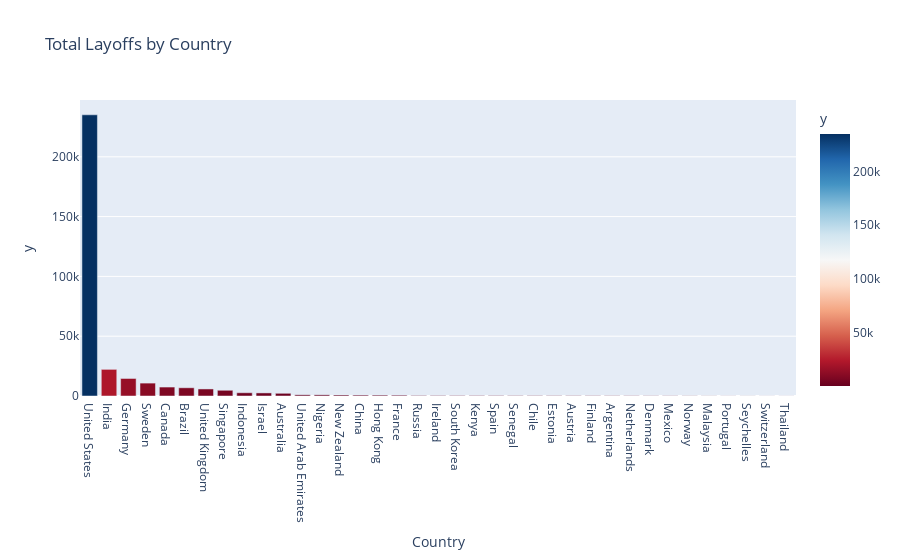

Notebook code for this chart:
### Code cell
# Group by country and sum the layoffs
country_total_layoffs = df.groupby('Country')['y'].sum().sort_values(ascending=False)

# Bar chart for total layoffs by country
fig11 = px.bar(country_total_layoffs.reset_index(), 
               x='Country', 
               y='y', 
               title='Total Layoffs by Country', 
               labels={'Country': 'Country', 'Laid_Off_Count': 'Total Layoffs'},
               color='y',
               color_continuous_scale=px.colors.sequential.RdBu)

fig11.show()

### Figure 1 — Plotly figure (JSON) as saved in the notebook; plotly's stock layout.template omitted (floating-point values rounded to 4 significant figures)
{"data": [{"alignmentgroup": "True", "hovertemplate": "Country=%{x}<br>y=%{marker.color}<extra></extra>", "legendgroup": "", "marker": {"color": [235110, 22272, 14649, 10782, 7484, 6871, 5883, 4795, 2721, 2577, 2254, 995, 970, 825, 755, 730, 670, 400, 366, 350, 349, 339, 300, 295, 272, 270, 250, 233, 225, 185, 170, 140, 100, 80, 75, 62, 55], "coloraxis": "coloraxis", "pattern": {"shape": ""}}, "name": "", "offsetgroup": "", "orientation": "v", "showlegend": false, "textposition": "auto", "type": "bar", "x": ["United States", "India", "Germany", "Sweden", "Canada", "Brazil", "United Kingdom", "Singapore", "Indonesia", "Israel", "Australia", "United Arab Emirates", "Nigeria", "New Zealand", "China", "Hong Kong", "France", "Russia", "Ireland", "South Korea", "Kenya", "Spain", "Senegal", "Chile", "Estonia", "Austria", "Finland", "Argentina", "Netherlands", "Denmark", "Mexico", "Norway", "Malaysia", "Portugal", "Seychelles", "Switzerland", "Thailand"], "xaxis": "x", "y": [235110, 22272, 14649, 10782, 7484, 6871, 5883, 4795, 2721, 2577, 2254, 995, 970, 825, 755, 730, 670, 400, 366, 350, 349, 339, 300, 295, 272, 270, 250, 233, 225, 185, 170, 140, 100, 80, 75, 62, 55], "yaxis": "y"}], "layout": {"barmode": "relative", "coloraxis": {"colorbar": {"title": {"text": "y"}}, "colorscale": [[0, "rgb(103,0,31)"], [0.1, "rgb(178,24,43)"], [0.2, "rgb(214,96,77)"], [0.3, "rgb(244,165,130)"], [0.4, "rgb(253,219,199)"], [0.5, "rgb(247,247,247)"], [0.6, "rgb(209,229,240)"], [0.7, "rgb(146,197,222)"], [0.8, "rgb(67,147,195)"], [0.9, "rgb(33,102,172)"], [1, "rgb(5,48,97)"]]}, "legend": {"tracegroupgap": 0}, "title": {"text": "Total Layoffs by Country"}, "xaxis": {"anchor": "y", "domain": [0, 1], "title": {"text": "Country"}}, "yaxis": {"anchor": "x", "domain": [0, 1], "title": {"text": "y"}}}}
